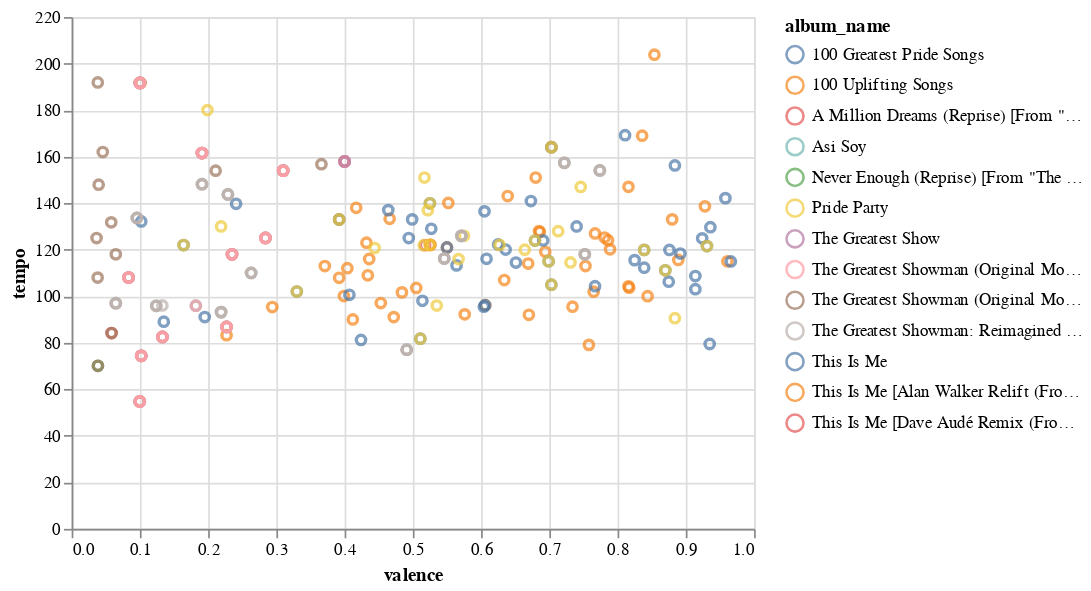

The notebook cell saved with this chart:
### Markdown cell above
## Make a scatterplot

### Code cell
alt.themes.enable("quartz")

(alt.Chart(df)
 .mark_point()
 .encode(
     x=alt.X("valence:Q"),
     y=alt.Y("tempo:Q"),
     color="album_name"
 )
)

### Figure 1 — Vega-Lite specification as saved in the notebook (floating-point values rounded to 4 significant figures; data arrays with more than 128 entries replaced by an {"elided": "..."} marker saying what was removed)
{"usermeta": {"embedOptions": {"theme": "quartz"}}, "config": {"view": {"continuousWidth": 400, "continuousHeight": 300}}, "data": {"name": "data-7c217bc1fb231288d543a9477a661257"}, "mark": "point", "encoding": {"color": {"type": "nominal", "field": "album_name"}, "x": {"type": "quantitative", "field": "valence"}, "y": {"type": "quantitative", "field": "tempo"}}, "$schema": "https://vega.github.io/schema/vega-lite/v4.8.1.json", "datasets": {"data-7c217bc1fb231288d543a9477a661257": {"elided": "264 records"}}}
